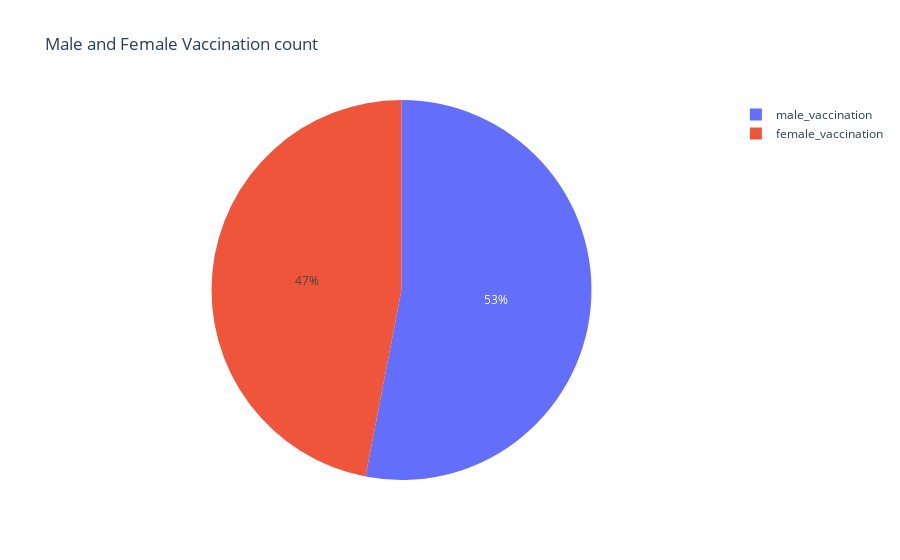

This figure's notebook cell:
### Code cell
# MALE vs FEMALE vaccintion -- PIE CHART

male_vaccination = vaccination["Male(Individuals Vaccinated)"].sum()
female_vaccination = vaccination["Female(Individuals Vaccinated)"].sum()

px.pie(names= ["male_vaccination", "female_vaccination"], 
       values= [male_vaccination,female_vaccination],title= "Male and Female Vaccination count")

### Figure 1 — Plotly figure (JSON) as saved in the notebook; plotly's stock layout.template omitted (floating-point values rounded to 4 significant figures)
{"data": [{"domain": {"x": [0, 1], "y": [0, 1]}, "hovertemplate": "label=%{label}<br>value=%{value}<extra></extra>", "labels": ["male_vaccination", "female_vaccination"], "legendgroup": "", "name": "", "showlegend": true, "type": "pie", "values": [7138698858, 6321628736]}], "layout": {"legend": {"tracegroupgap": 0}, "title": {"text": "Male and Female Vaccination count"}}}
